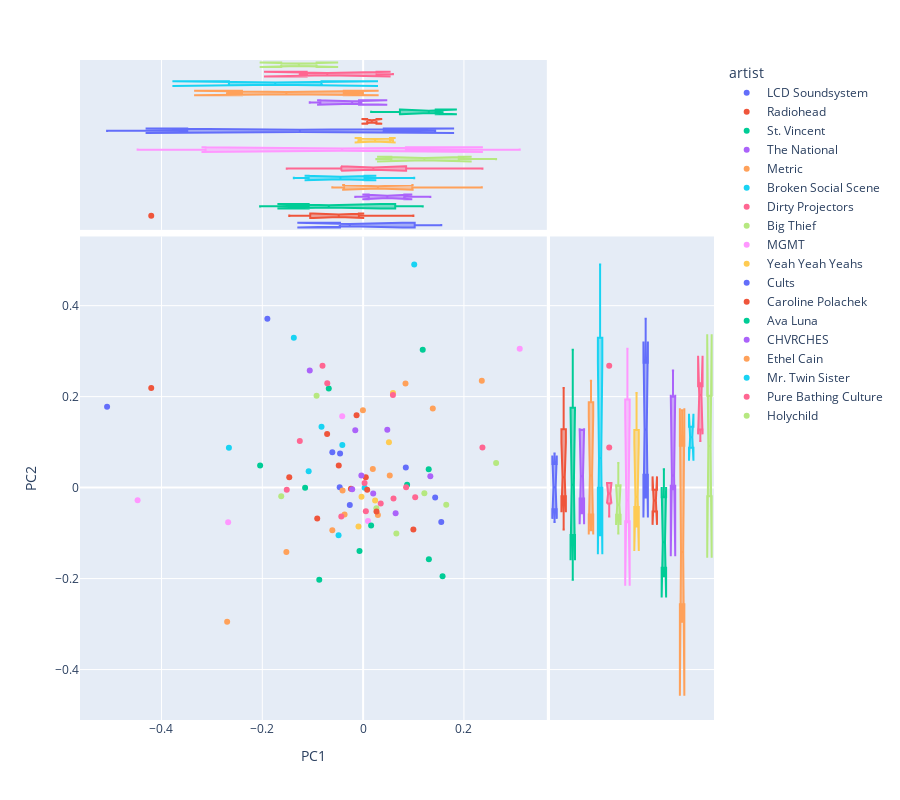

The code cell stored with this chart in its notebook:
### Code cell
vis_pcs(DCM, 1, 2, label='artist')
